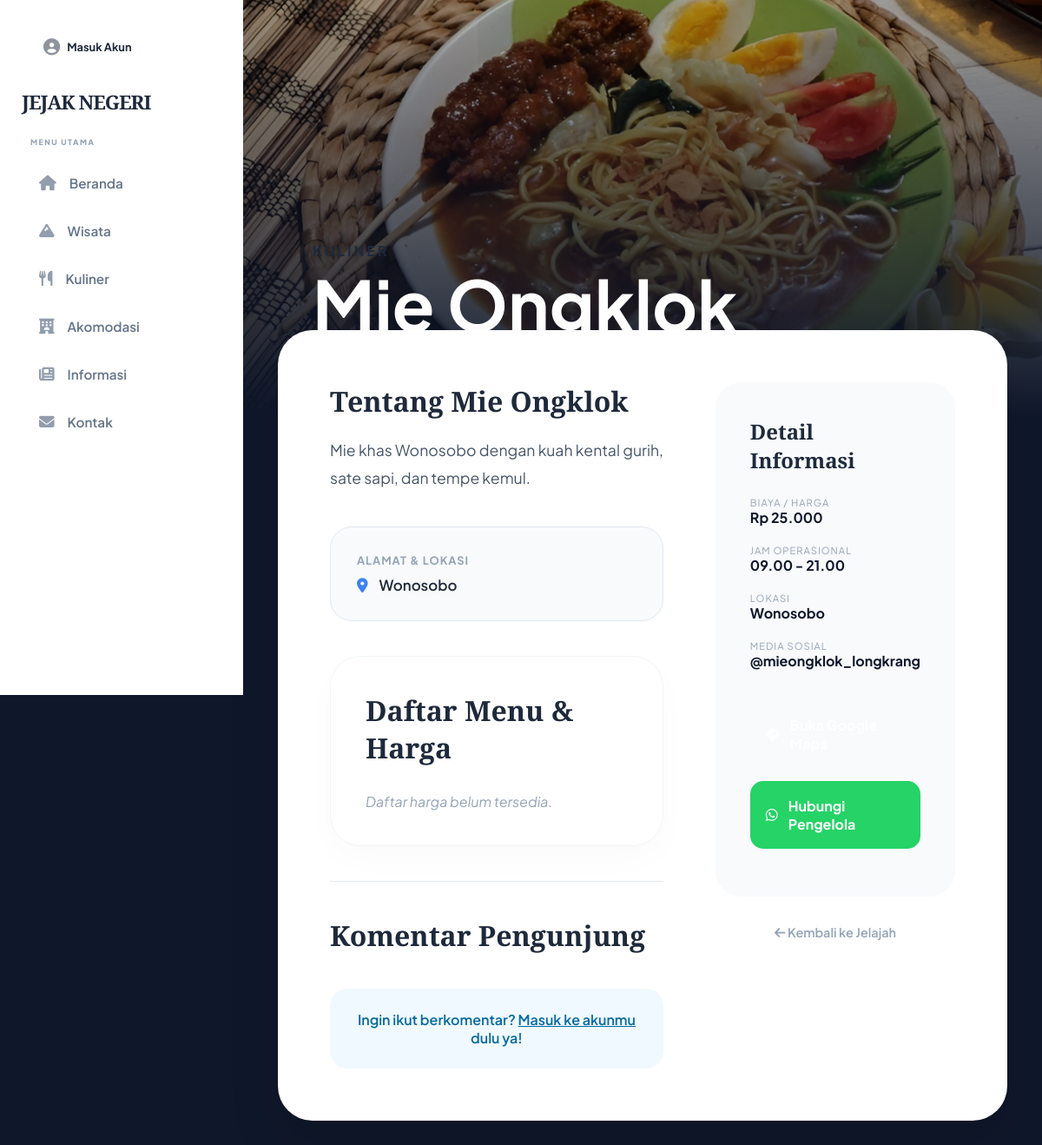
The app's page /detail.php?id=4 with its own data.
### tables this page shows
CREATE TABLE `items` (
  `id` int NOT NULL,
  `category` enum('wisata','kuliner','penginapan') NOT NULL,
  `name` varchar(255) NOT NULL,
  `description` text,
  `price` varchar(100) DEFAULT NULL,
  `hours` varchar(100) DEFAULT NULL,
  `location` varchar(255) DEFAULT NULL,
  `sosmed` varchar(100) DEFAULT NULL,
  `maps_url` text,
  `image_url` text,
  `whatsapp` varchar(20) DEFAULT NULL,
  `menu` text,
  `room_types` text,
  `facilities` text,
  `status` varchar(50) DEFAULT 'Buka',
  `announcement` text,
  `owner_id` int DEFAULT NULL,
  `created_at` timestamp NOT NULL DEFAULT CURRENT_TIMESTAMP
);

### detail.php (the view, shortened to what this page needs)
<?php
include 'db_config.php';
$id = mysqli_real_escape_string($conn, $_GET['id']);
$sql = "SELECT * FROM items WHERE id = '$id'";
$result = mysqli_query($conn, $sql);
$item = mysqli_fetch_assoc($result);
?>
<!DOCTYPE html>
<html lang="id">
<head>
    <link rel="stylesheet" href="style.css?v=2.0">
</head>
<body style="background: #0f172a;">
    <?php include 'sidebar.php'; ?>
    <main class="content-area-with-sidebar">
        <div class="detail-hero">
            <div class="hero-text" style="padding: 0;">
                <p style="color: var(--accent-blue); font-weight: 700; text-transform: uppercase; letter-spacing: 3px;"><?= ucfirst($item['category']) ?></p>
                <h1 style="font-size: 5rem; color: white;"><?= $item['name'] ?></h1>
            </div>
        </div>
        <div class="detail-container">
            <div class="detail-card">
                <div class="main-content">
                    <div style="margin-bottom: 40px;">
                        <h4 style="font-family: 'Playfair Display'; font-size: 2rem; margin-bottom: 20px;">Tentang <?= $item['name'] ?></h4>
                        <p style="font-size: 1.1rem; line-height: 1.8; color: #475569; text-align: justify;">
                            <?= nl2br(htmlspecialchars($item['description'])) ?>
                        </p>
                    </div>
                    <div style="background: #f8fafc; padding: 30px; border-radius: 25px; margin-bottom: 40px; border: 1px solid #e2e8f0;">
                        <h5 style="font-size: 0.8rem; color: #94a3b8; text-transform: uppercase; letter-spacing: 1px; margin-bottom: 10px;">Alamat & Lokasi</h5>
                        <p style="font-weight: 600; color: #1e293b; font-size: 1.05rem;">
                            <i class="fas fa-map-marker-alt" style="color: #3b82f6; margin-right: 10px;"></i>
                            <?= htmlspecialchars($item['location']) ?>
                        </p>
                    </div>
                    <div style="background: #ffffff; padding: 40px; border-radius: 35px; margin-bottom: 40px; border: 1px solid #f1f5f9; box-shadow: 0 15px 40px rgba(0,0,0,0.02);">
                        <h4 style="font-family: 'Playfair Display'; font-size: 2rem; margin-bottom: 30px;">Daftar Menu & Harga</h4>
                        <div style="display: grid; gap: 20px;">
                            <?php
                            $price_sql = "SELECT * FROM business_items WHERE parent_item_id = " . $item['id'] . " ORDER BY created_at ASC";
                            $price_res = mysqli_query($conn, $price_sql);
                            if (mysqli_num_rows($price_res) > 0):
                                while($p = mysqli_fetch_assoc($price_res)):
                            ?>
                                <div style="display: flex; align-items: center; gap: 20px; padding: 15px 0; border-bottom: 1.5px dashed #f1f5f9;">
                                    <?php if(!empty($p['image_url'])): ?>
                                        <img src="<?= htmlspecialchars($p['image_url']) ?>" style="width: 80px; height: 80px; object-fit: cover; border-radius: 15px; flex-shrink: 0; box-shadow: 0 5px 15px rgba(0,0,0,0.05);">
                                    <?php endif; ?>
                                    <div style="flex-grow: 1;">
                                        <div style="display: flex; justify-content: space-between; align-items: center;">
                                            <span style="font-weight: 700; color: #1e293b; font-size: 1.1rem;"><?= htmlspecialchars($p['name']) ?></span>
                                            <span style="font-weight: 800; color: var(--accent); font-size: 1.1rem;"><?= htmlspecialchars($p['price']) ?></span>
                                        </div>
                                    </div>
                                </div>
                            <?php
                                endwhile;
                            else:
                            ?>
                                <p style="color: #94a3b8; font-style: italic;">Daftar harga belum tersedia.</p>
                            <?php endif; ?>
                        </div>
                    </div>
                    <div class="comment-section" style="border-top: 1px solid #e2e8f0; padding-top: 40px; margin-top: 40px;">
                        <h3 style="font-family: 'Playfair Display'; font-size: 2rem; margin-bottom: 30px;">Komentar Pengunjung</h3>
                        <div class="add-comment-form" style="margin-top: 40px;">
                            <?php if(isset($_SESSION['user_id'])): ?>
                                <h4 style="margin-bottom: 15px;">Bagikan Pengalamanmu</h4>
                                <textarea id="comment-text-<?= $item['id'] ?>" placeholder="Tulis sesuatu yang menarik tentang tempat ini..." style="width:100%; height: 150px; background:#f8fafc; border:2px solid #e2e8f0; padding:20px; border-radius:20px; outline:none; resize:none; font-family: inherit;"></textarea>
                                <button onclick="submitComment(<?= $item['id'] ?>)" class="btn-small-center" style="margin-top:15px; width: 100%; border:none; padding: 18px;">Kirim Komentar</button>
                            <?php else: ?>
                                <div style="background:#f0f9ff; padding:25px; border-radius:20px; text-align:center; border: 1px dashed var(--accent-blue);">
                                    <p style="color:#0369a1; font-weight: 600;">Ingin ikut berkomentar? <a href="login.php" style="color:var(--accent-blue); text-decoration:underline;">Masuk ke akunmu</a> dulu ya!</p>
                                </div>
                            <?php endif; ?>
                        </div>
                    </div>
                </div>
                <div class="side-info">
                    <div class="info-panel">
                        <h4 style="font-family: 'Playfair Display'; font-size: 1.5rem; margin-bottom: 25px;">Detail Informasi</h4>
                        <div style="margin-bottom: 20px;">
                            <span style="display:block; font-size: 0.7rem; color: #94a3b8; text-transform: uppercase; letter-spacing: 1px;">Biaya / Harga</span>
                            <span style="font-weight: 700; color: #0f172a;"><?= $item['price'] ?></span>
                        </div>
                        <div style="margin-bottom: 20px;">
                            <span style="display:block; font-size: 0.7rem; color: #94a3b8; text-transform: uppercase; letter-spacing: 1px;">Jam Operasional</span>
                            <span style="font-weight: 700; color: #0f172a;"><?= $item['hours'] ?></span>
                        </div>
                        <div style="margin-bottom: 20px;">
                            <span style="display:block; font-size: 0.7rem; color: #94a3b8; text-transform: uppercase; letter-spacing: 1px;">Lokasi</span>
                            <span style="font-weight: 700; color: #0f172a;"><?= $item['location'] ?></span>
                        </div>
                        <div style="margin-bottom: 35px;">
                            <span style="display:block; font-size: 0.7rem; color: #94a3b8; text-transform: uppercase; letter-spacing: 1px;">Media Sosial</span>
                            <span style="font-weight: 700; color: #0f172a;"><?= $item['sosmed'] ?></span>
                        </div>
                        <a href="<?= $item['maps_url'] ?>" target="_blank" class="btn-action" style="background: var(--accent-blue); color: white;">
                            <i class="fas fa-directions"></i> Buka Google Maps
                        </a>
                        <?php if(!empty($item['whatsapp'])): ?>
                        <a href="https://wa.me/<?= $item['whatsapp'] ?>" target="_blank" class="btn-action" style="background: #25D366; color: white;">
                            <i class="fab fa-whatsapp"></i> Hubungi Pengelola
                        </a>
                        <?php endif; ?>
                    </div>
                    <div style="margin-top: 30px; text-align: center;">
                        <a href="javascript:history.back()" style="color: #94a3b8; text-decoration: none; font-size: 0.9rem; font-weight: 600;">
                            <i class="fas fa-arrow-left"></i> Kembali ke Jelajah
                        </a>
                    </div>
                </div>
            </div>
        </div>
    </main>
</body>
</html>

### style.css (style rules this page uses)
:root { --primary: #1e293b; --accent: #0284c7; --nature: #059669; --bg-light: #f8fafc; --card-bg: #ffffff; --sidebar-width: 280px; --radius-lg: 30px; --radius-md: 20px; --shadow-soft: 0 10px 40px rgba(0,0,0,0.04); --transition: all 0.5s cubic-bezier(0.16, 1, 0.3, 1); }
* { margin: 0; padding: 0; box-sizing: border-box; -webkit-font-smoothing: antialiased; }
body { font-family: 'Plus Jakarta Sans', sans-serif; background-color: var(--bg-light); color: var(--primary); min-height: 100vh; overflow-x: hidden; }
.content-area-with-sidebar { margin-left: var(--sidebar-width); width: calc(100% - var(--sidebar-width)); min-height: 100vh; position: relative; }
.comment-section { margin-top: 50px; border-top: 1px solid rgba(0,0,0,0.05); padding-top: 30px; }

### records on screen
items: category "KULINER", name "Mie Ongklok", description "Mie khas Wonosobo dengan kuah kental gurih, sate sapi, dan tempe kemul.", location "Wonosobo", price "Rp 25.000", hours "09.00 - 21.00", sosmed "@mieongklok_longkrang"
